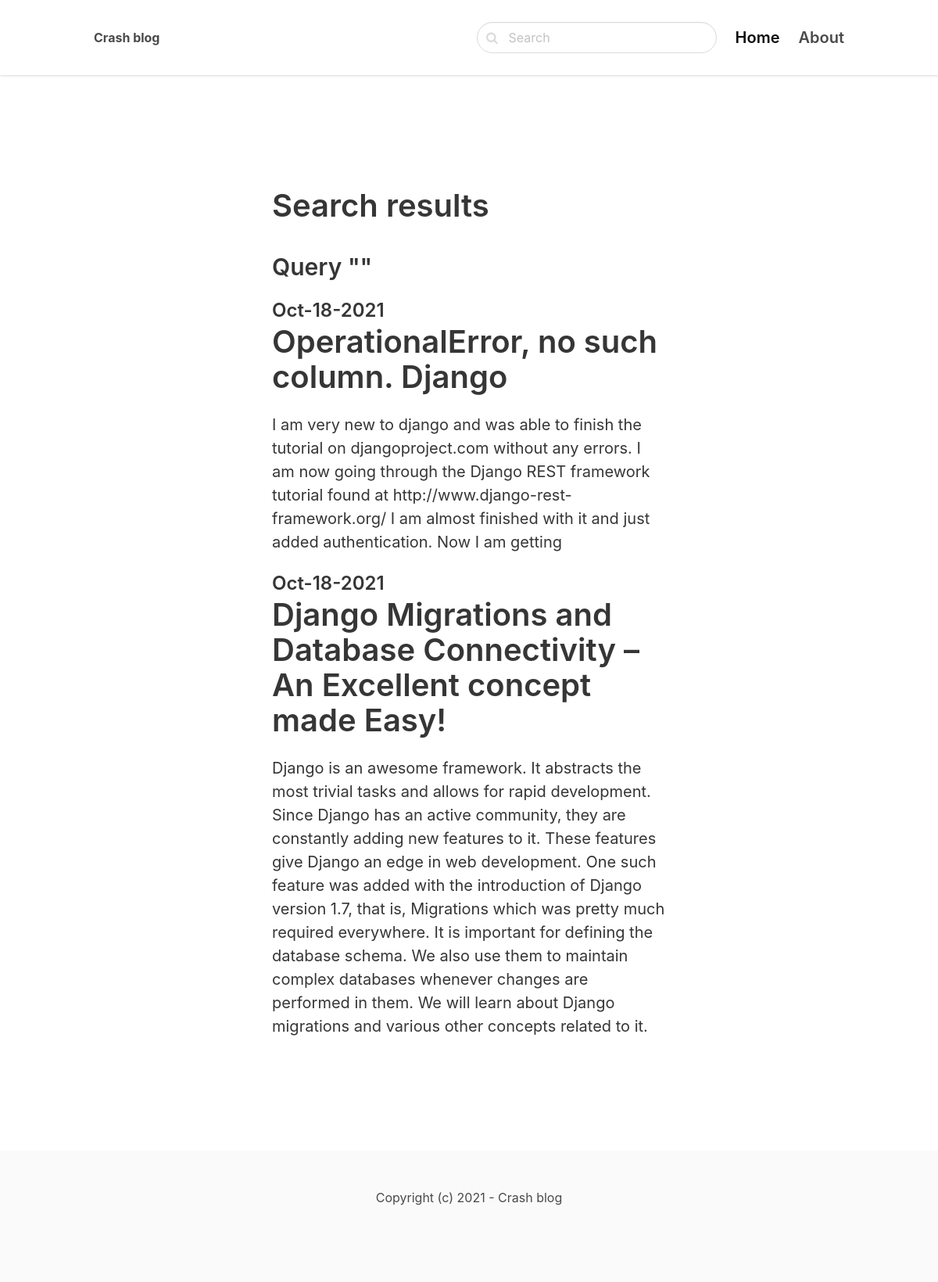
The app's page /search/ with its own data.
### blog/models.py (models this page shows, shortened)
class Post(models.Model):
    ACTIVE = 'active'
    DRAFT = 'draft'
    CHOICES_STATUS = (
        (ACTIVE, 'Active'),
        (DRAFT, 'Draft')
    )
    category = models.ForeignKey(Category, related_name = 'posts', on_delete = models.CASCADE)
    title = models.CharField(max_length=255)
    slug = models.SlugField()
    intro = models.TextField()
    body = models.TextField()
    created_at = models.DateTimeField(auto_now_add=True)
    status = models.CharField(max_length=10, choices=CHOICES_STATUS, default=ACTIVE)
    class meta:
        ordering = ('-created_at',)

### blog/views.py (the view)
# urls.py: path('search/', search, name='search'),
def search(request):
    query = request.GET.get('query', '')
    posts = Post.objects.filter(status=Post.ACTIVE).filter(Q(title__icontains=query) | Q(intro__icontains=query) | Q(body__icontains=query))
    return render(request, 'blog/search.html', {'posts': posts, 'query': query})

### blog/templates/blog/search.html (shortened to what this page needs)
{% extends 'core/base.html' %}
{% block content %}
    <section class="hero ">
    	<div class="hero-body">
            <div class="container">
                <section class="section">
                    <div class="columns">
                        <div class="column is-8 is-offset-2">
                            <div class="content is-medium">
                                <h1>Search results</h1>
                                <h3>Query "{{ query }}"</h3>
                            </div>
                            {% for post in posts %}
                                <div class="content is-medium">
                                    <a href="{% url 'post_detail' post.category.slug post.slug %}">
                                        <h2 class="subtitle is-4">{{ post.created_at|date:'M-d-Y' }}</h2>
                                        <h1 class="title">{{ post.title }}</h1>
                                        <p class="has-text-dark">{{ post.intro }}</p>
                                    </a>
                                </div>
                            {% empty %}
                                <div class="content">
                                    <p> No result for the given query...</p>
                                </div>
                            {% endfor %}
                        </div>
                    </div>
                </section>
            </div>
        </div>
    </section>
{% endblock %}

### core/templates/core/base.html (shortened to what this page needs)
<!DOCTYPE html>
<html lang="en">
<head>
    <link rel="stylesheet" href="https://unpkg.com/bulma@0.9.0/css/bulma.min.css" />
    <link href="https://stackpath.bootstrapcdn.com/font-awesome/4.7.0/css/font-awesome.min.css" rel="stylesheet">
</head>
<body>
    <nav class="navbar">
        <div class="container">
            <div class="navbar-brand">
                <a class="navbar-item" href="/">
                    <strong> Crash blog</strong>
                </a>
            </div>
            <div id="navbarMenu" class="navbar-menu">
                <div class="navbar-end">
                    <div class=" navbar-item">
                        <form method="get" action="{% url 'search' %}">
                            <div class="control has-icons-left">
                                <input class="input is-rounded" name="query" type="text" placeholder="Search">
                                <span class="icon is-left">
                                </span>
                            </div>
                        </form>
                    </div>
                    <a href="/" class="navbar-item is-active is-size-5 has-text-weight-semibold">
                        Home
                    </a>
                    <a href="{% url 'about' %}" class="navbar-item is-size-5 has-text-weight-semibold">
                        About
                    </a>
                </div>
            </div>
        </div>
    </nav>
    <section class="section">
        <div class="container">
            {% block content %}
            {% endblock %}
        </div>
    </section>
    <footer class="footer">
        <div class="content has-text-centered">
            <p>
                Copyright (c) 2021 - Crash blog
            </p>
        </div>
    </footer>
</body>
</html>

### core/templates/core/base.html (style rules this page uses)
nav.navbar { height: 6rem !important; box-shadow: 0 1px 3px 0 rgba(0, 0, 0, .1), 0 1px 2px 0 rgba(0, 0, 0, .06) !important; }

### records on screen
Post: created_at "Oct-18-2021", title "OperationalError, no such column. Django", intro "I am very new to django and was able to finish the tutorial on djangoproject.com without any errors. I am now going through the Django REST framework tutorial found at http://www.django-rest-framework.org/ I am almost finished with it and just added authentication. Now I am getting"
Post: created_at "Oct-18-2021", title "Django Migrations and Database Connectivity – An Excellent concept made Easy!", intro "Django is an awesome framework. It abstracts the most trivial tasks and allows for rapid development. Since Django has an active community, they are constantly adding new features to it. These features give Django an edge in web development. One such feature was added with the introduction of Django version 1.7, that is, Migrations which was pretty much required everywhere. It is important for defining the database schema. We also use them to maintain complex databases whenever changes are performed in them. We will learn about Django migrations and various other concepts related to it."
